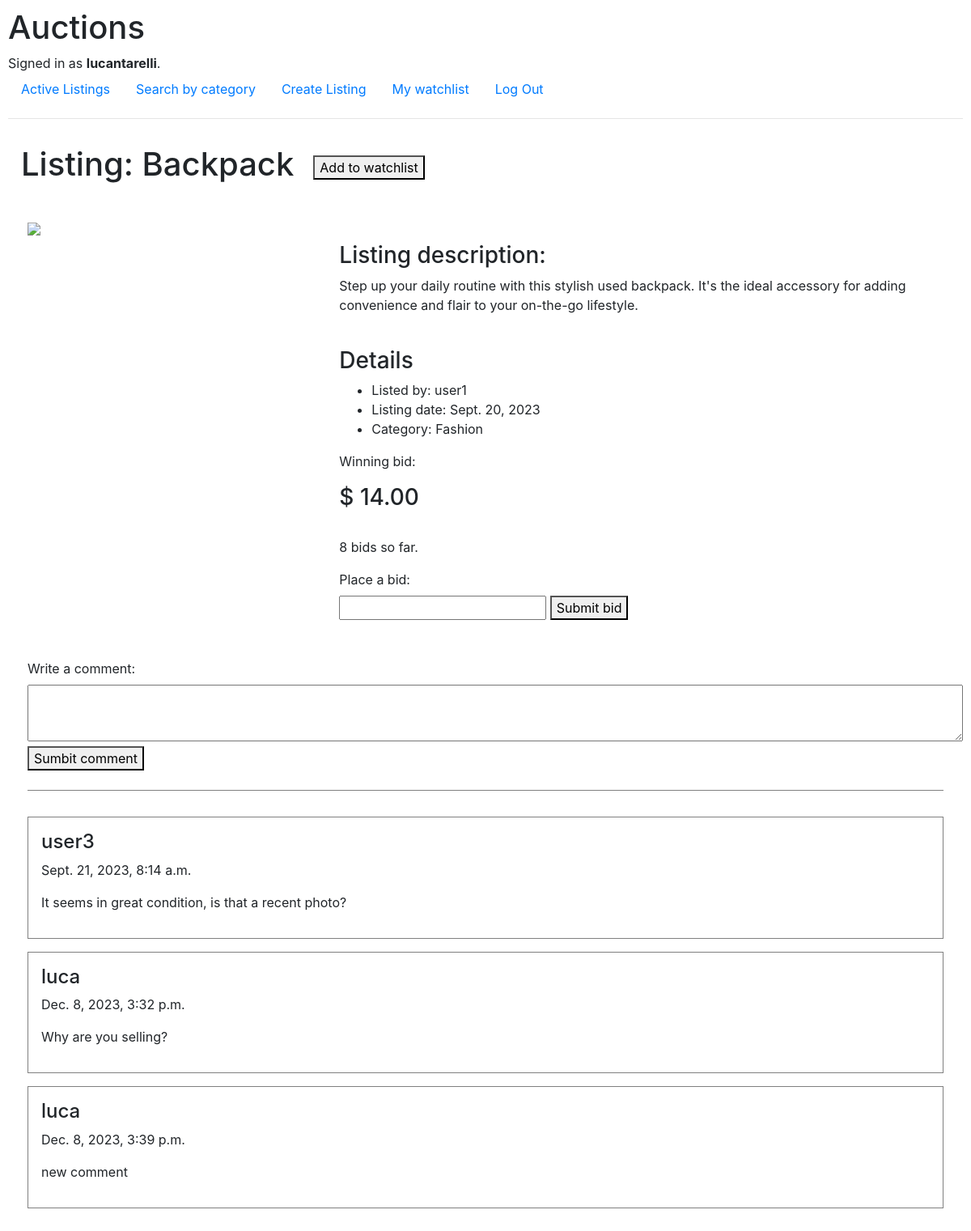
The app's page /detail/2 (signed in) with its own data.
### auctions/models.py (models this page shows, shortened)
class User(AbstractUser):
    pass

class Auctions(models.Model):
    owner = models.ForeignKey(User, on_delete=models.CASCADE)
    product = models.CharField(max_length=64)
    url = models.URLField(null=True, blank=True)
    category = models.ForeignKey(Categories, on_delete=models.CASCADE, related_name="category")
    date = models.DateField(auto_now_add=True)
    description = models.TextField()
    closed = models.BooleanField(default=False)
    starting_price = models.DecimalField(max_digits=10, decimal_places=2, null=True, blank=True)

class Categories(models.Model):
    name = models.CharField(max_length=100)
    def __str__(self):
        return self.name

class Bids(models.Model):
    auction = models.ForeignKey(Auctions, on_delete=models.CASCADE, related_name="bids")
    bidder = models.ForeignKey(User, on_delete=models.CASCADE, related_name="bidder")
    bid_amount = models.DecimalField(max_digits=10, decimal_places=2)
    date = models.DateTimeField(auto_now_add=True)
    count = models.IntegerField(default=0)

class Comments(models.Model):
    user = models.ForeignKey(User, on_delete=models.CASCADE)
    date = models.DateTimeField(auto_now_add=True)
    comment = models.TextField()
    auction = models.ForeignKey(Auctions, on_delete=models.CASCADE, related_name="comments")

### auctions/views.py (the view, shortened to what this page needs)
# urls.py: path("detail/<int:auction_id>", views.detail, name="detail"),
def detail(request, auction_id):
    auction = Auctions.objects.get(pk=auction_id)
    try:
        bid = Bids.objects.get(auction=auction)
        bid_price = bid.bid_amount
    except ObjectDoesNotExist:
        bid = None
        bid_price = 0
    comments = Comments.objects.filter(auction=auction)
    url = reverse("detail", args=[auction_id])
    bid_form = BidForm()
    comment_form = CommentForm()
    if request.method == "POST":
        if "place_bid" in request.POST:
            bid_form = BidForm(request.POST)
            if bid_form.is_valid():
                new_bid = bid_form.cleaned_data["bid"]
                if bid == None and new_bid >= auction.starting_price and request.user != auction.owner:
                    first_bid = Bids(
                        auction=auction,
                        bidder=request.user,
                        bid_amount=new_bid,
                        count=1
                    )
                    first_bid.save()
                    success = "Bid placed correctly."
                    return redirect(f'{url}?success={success}')
                elif new_bid > bid_price and request.user != auction.owner:
                    bid.bid_amount = new_bid
                    bid.bidder = request.user
                    bid.count += 1
                    bid.save()
                    success = "Bid placed correctly."
                    return redirect(f'{url}?success={success}')
                elif request.user == auction.owner:
                    error = "The owner of the listing cannot place a new bid."
                    return redirect(f'{url}?error={error}')
                else:
                    error = "The new bid must be higher than the current price."
                    return redirect(f'{url}?error={error}')
            else:
                error = "Bid amount not valid."
                return redirect(f'{url}?error={error}')
        elif "add_comment" in request.POST:
            comment_data = CommentForm(request.POST)
            if comment_data.is_valid():
                new_comment = Comments(
                    user = request.user,
                    comment = comment_data.cleaned_data["comment"],
                    auction = auction
                )
                new_comment.save()
                success = "Comment stored correctly"
                return redirect(f'{url}?success={success}')
            else:
                error = "Input not valid."
                return redirect(f'{url}?error={error}')
        elif "close_listing" in request.POST:
            auction.closed = True
            auction.save()
            return redirect("detail", auction_id=auction_id)
        elif "watchlist" in request.POST:
            add_watchlist = Watchlist(
                user = request.user,
                auction = auction
            )
            add_watchlist.save()
            success = "Listing added to your watchlist"
            return redirect(f'{url}?success={success}')
        elif "unwatch" in request.POST:
            remove_watchlist = Watchlist.objects.filter(user=request.user, auction=auction)
            remove_watchlist.delete()
            success = "Listing removed from watchlist"
            return redirect(f'{url}?success={success}')
    else:
        if auction.closed == False:
            if request.user.is_authenticated:
                added = Watchlist.objects.filter(user=request.user, auction=auction)
                success = request.GET.get("success", None)
                error = request.GET.get("error", None)
                return render(request, "auctions/details.html", {
                    "auction": auction,
                    "comments": comments,
                    "bid": bid,
                    "bid_form": bid_form,
                    "comment_form": comment_form,
                    "success": success,
                    "error": error,
                    "added": added
                })

### auctions/forms.py
class BidForm(forms.Form):
    bid = forms.DecimalField(label="Place a bid")

class CommentForm(forms.Form):
    comment = forms.CharField(widget=forms.Textarea, label="Write a comment")

### auctions/templates/auctions/details.html (shortened to what this page needs)
{% extends "auctions/layout.html" %}
{% block body %}
    <div style="padding:16px; display:flex; gap:24px; align-items: center;">
        <h1>Listing: {{ auction.product }}</h1>
        {% if user.is_authenticated %}
            {% if added and auction.closed != True %}
            <form method="post" action="{% url 'detail' auction.id %}">
                {% csrf_token %}
                <button type="submit" name="unwatch">Remove from watchlist</button>
            </form>
            {% elif not added and auction.closed != True %}
            <form method="post" action="{% url 'detail' auction.id %}">
                <button type="submit" name="watchlist">Add to watchlist</button>
            </form>
            {% endif %}
        {% endif %}
    </div>
    <div class="prod-detail">
        <img src="{{ auction.url }}"><br>
        <div>
            <h3>Listing description:</h3>
            <p>{{ auction.description }}</p><br>
            <h3>Details</h3>
            <ul>
                <li>Listed by: {{ auction.owner }}</li>
                <li>Listing date: {{ auction.date }}</li>
                <li>Category: {{ auction.category }}</li>
            </ul>
            {% if bid == None and auction.closed != True %}
                <p>Starting price:</p>
                <h3>$ {{ auction.starting_price }}</h3>
                {% if user.is_authenticated %}
                    <div class="notif">No bids yet. Be the first one to bid this listing!</div>
                {% else %}
                    <div class="notif"><a style="color:black; text-decoration: underline;" href="{% url 'login'%}">Log in</a> or <a style="color:black; text-decoration: underline;" href="{% url 'register' %}">Register</a> to place a bid or comment.</div>
                {% endif %}
            {% elif bid == None and auction.closed == True %}
                <p>Listing closed in:</p>
                <h3>$ {{ auction.starting_price }}</h3>
            {% elif bid != None and auction.closed == True %}
                <p>Winner bid:</p>
                <h3>$ {{ bid.bid_amount }}</h3>
            {% else %}
                <p>Winning bid:</p>
                <h3>$ {{ bid.bid_amount }}</h3><br>
                <p>{{ bid.count }} bids so far.</p>
            {% endif %}
            {% if user.is_authenticated and auction.closed != True %}
            <form method="post" action="{% url 'detail' auction.id %}">
                {{ bid_form.bid.label_tag }}<br>
                {{ bid_form.bid }}
                <button type="submit" name="place_bid">Submit bid</button>
            </form>
            {% endif %}
        </div>
    </div>
    {% if user.is_authenticated and auction.closed != True %}
    <form style="padding-left: 24px;" method="post" action="{% url 'detail' auction.id %}">
        {{ comment_form.comment.label_tag }}<br>
        {{ comment_form.comment }}<br>
        <button type="submit" name="add_comment">Sumbit comment</button>
    </form>
    {% endif %}
    <div style="margin:24px; background-color: grey;width: auto;height:1px;"></div>
    {% if comments %}
        <div style="padding: 8px 24px;">
            {% for comment in comments %}
                <div style="padding: 16px; margin-bottom: 16px; border: solid 1px grey;">
                    <h4>{{ comment.user.username }}</h4>
                    <p>{{ comment.date }}</p>
                    <p>{{ comment.comment }}</p>
                </div>
            {% endfor %}
        </div>
    {% else %}
        <div style="padding-left: 24px;">
            <h4>There are no comments for this listing.</h4>
        </div>
    {% endif %}
{% endblock %}

### auctions/templates/auctions/layout.html (shortened to what this page needs)
{% load static %}
<!DOCTYPE html>
<html lang="en">
    <head>
        <link rel="stylesheet" href="https://stackpath.bootstrapcdn.com/bootstrap/4.4.1/css/bootstrap.min.css">
        <link href="{% static 'auctions/styles.css' %}" rel="stylesheet">
    </head>
    <body>
        <h1>Auctions</h1>
        <div>
            {% if user.is_authenticated %}
                Signed in as <strong>{{ user.username }}</strong>.
            {% else %}
                Not signed in.
            {% endif %}
        </div>
        <ul class="nav">
            <li class="nav-item">
                <a class="nav-link" href="{% url 'index' %}">Active Listings</a>
            </li>
            <li class="nav-item">
                <a class="nav-link" href="{% url 'categories' %}">Search by category</a>
            </li>
            {% if user.is_authenticated %}
                <li class="nav-item">
                    <a class="nav-link" href="{% url 'new' %}">Create Listing</a>
                </li>
                <li class="nav-item">
                    <a class="nav-link" href="{% url 'watchlist' %}">My watchlist</a>
                </li>
                <li class="nav-item">
                    <a class="nav-link" href="{% url 'logout' %}">Log Out</a>
                </li>
            {% endif %}
        </ul>
        <hr>
        {% block body %}
        {% endblock %}
    </body>
</html>

### auctions/static/auctions/styles.css (style rules this page uses)
*, *::after, *::before { box-sizing: inherit; }
body { padding: 10px; }
textarea { width: 50%; height: 64px; }
.prod-detail { display: flex; padding: 24px; }
.prod-detail>img { width: 50%; max-height: 420px; object-fit: cover; }
.prod-detail>div { width: 100%; padding: 24px; }
.form-group>input,textarea,select { width:-webkit-fill-available; }

### records on screen
User: username "lucantarelli"
Auctions: product "Backpack", description "Step up your daily routine with this stylish used backpack. It's the ideal accessory for adding convenience and flair to your on-the-go lifestyle.", owner "user1", date "Sept. 20, 2023", category "Fashion"
Bids: bid_amount "14.00", count "8"
Comments: user.username "user3", date "Sept. 21, 2023, 8:14 a.m.", comment "It seems in great condition, is that a recent photo?"
Comments: user.username "luca", date "Dec. 8, 2023, 3:32 p.m.", comment "Why are you selling?"
Comments: user.username "luca", date "Dec. 8, 2023, 3:39 p.m.", comment "new comment"

### other values on screen
{{ bid_form.bid.label_tag }} "Place a bid:"
{{ comment_form.comment.label_tag }} "Write a comment:"
